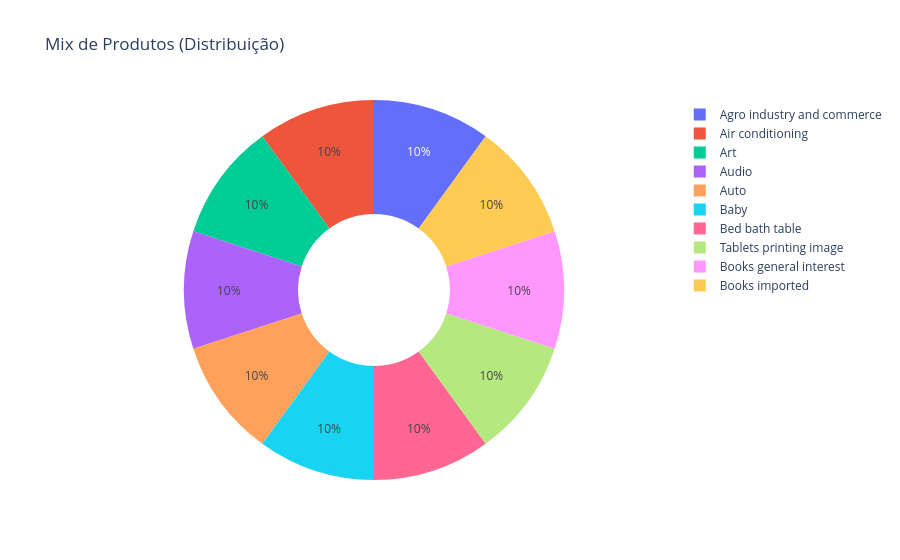

Notebook source saved alongside this figure:
### Code cell
# Gráfico 5: Pizza (Mix de Produtos)
fig5 = px.pie(top_vol, values='Quantidade', names='Categoria', title="Mix de Produtos (Distribuição)", hole=0.4)
fig5.show()

### Figure 1 — Plotly figure (JSON) as saved in the notebook; plotly's stock layout.template omitted (floating-point values rounded to 4 significant figures)
{"data": [{"domain": {"x": [0, 1], "y": [0, 1]}, "hole": 0.4, "hovertemplate": "Categoria=%{label}<br>Quantidade=%{value}<extra></extra>", "labels": ["Agro industry and commerce", "Air conditioning", "Art", "Audio", "Auto", "Baby", "Bed bath table", "Tablets printing image", "Books general interest", "Books imported"], "legendgroup": "", "name": "", "showlegend": true, "type": "pie", "values": [5, 5, 5, 5, 5, 5, 5, 5, 5, 5]}], "layout": {"legend": {"tracegroupgap": 0}, "title": {"text": "Mix de Produtos (Distribuição)"}}}
